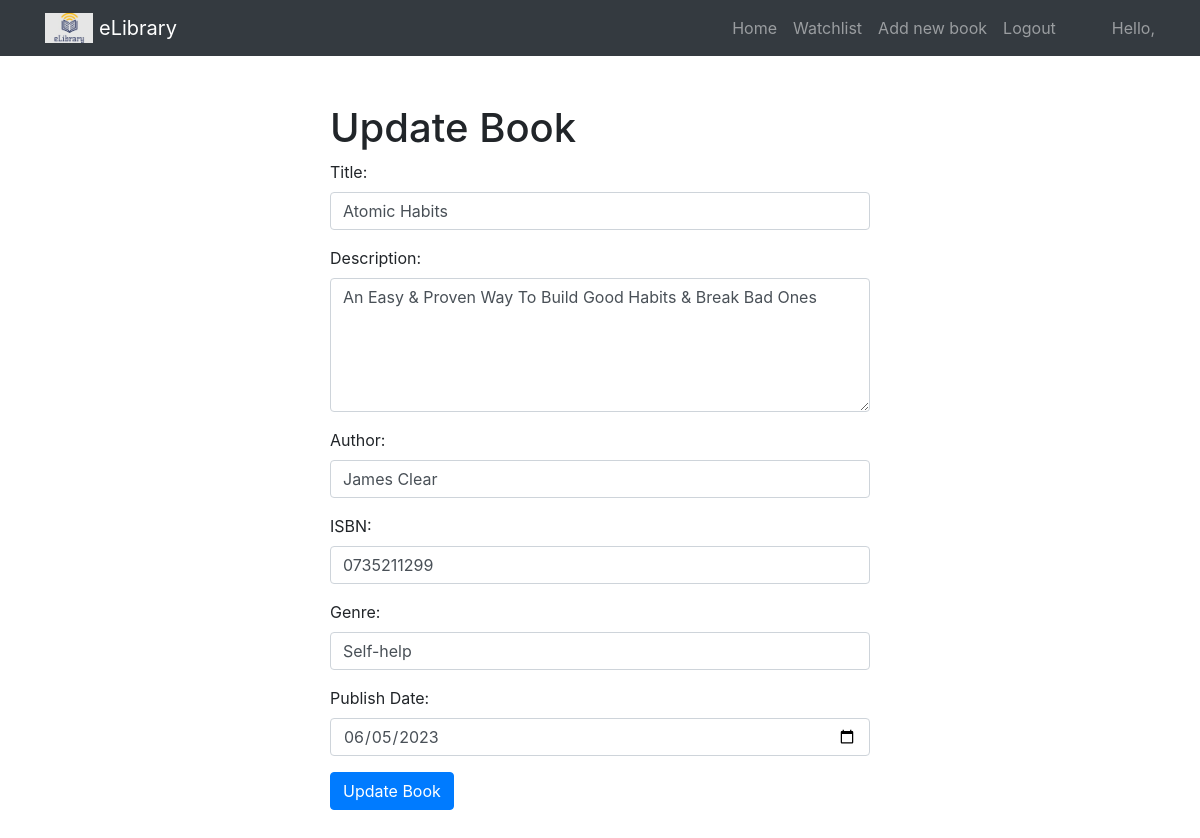
Page /eLibrary/book/Atomic Habits/update on the committed database.
### eLibrary/models.py (models this page shows, shortened)
class Book(models.Model):
    title = models.CharField(max_length=100, unique=True)
    author = models.CharField(max_length=100, default="Unknown")
    isbn = models.CharField(max_length=20, default="N/A", unique=True)
    genre = models.CharField(max_length=50, default="Unknown")
    description = models.TextField(blank=True, null=True)
    publish_date = models.DateField()

### eLibrary/views.py (the view)
# urls.py: path('book/<str:book_title>/update', views.update_book, name="update_book"),   #update page view
def update_book(request, book_title):
    book = get_object_or_404(Book, title=book_title)
    if request.method == 'POST':
        title = request.POST['title']
        description = request.POST['description']
        author = request.POST['author']
        isbn = request.POST['isbn']
        genre = request.POST['genre']
        publish_date = datetime.strptime(request.POST['publish_date'], '%Y-%m-%d').date()
        if Book.objects.filter(title=title).exclude(pk=book.pk).exists():
            error_message = 'A book with the same title already exists. Title set back to original value.'
        elif Book.objects.filter(isbn=isbn).exclude(pk=book.pk).exists():
            error_message = 'A book with the same ISBN already exists. ISBN set back to original value.'
        else:
            book.title = title
            book.description = description
            book.author = author
            book.isbn = isbn
            book.genre = genre
            book.publish_date = publish_date
            book.save()
            return redirect('eLibrary:book_view', book_title=book.title)
    else:
        error_message = None
    return render(request, 'eLibrary/update_book.html', {
        'book': book,
        'error_message': error_message
    })

### eLibrary/templates/eLibrary/update_book.html (shortened to what this page needs)
{% extends 'eLibrary/layout.html' %}
{% block body %}
<div class="container mt-5 mb-5">
    <div class="row">
        <div class="col-md-6 offset-md-3">
            <h1>Update Book</h1>
            <form method="POST" action="{% url 'eLibrary:update_book' book.title %}">
                <div class="form-group">
                    <label for="title">Title:</label>
                    <input type="text" class="form-control" name="title" value="{{ book.title }}" required>
                </div>
                <div class="form-group">
                    <label for="description">Description:</label>
                    <textarea class="form-control" name="description" rows="5">{{ book.description }}</textarea>
                </div>
                <div class="form-group">
                    <label for="author">Author:</label>
                    <input type="text" class="form-control" name="author" value="{{ book.author }}" required>
                </div>
                <div class="form-group">
                    <label for="isbn">ISBN:</label>
                    <input type="text" class="form-control" name="isbn" value="{{ book.isbn }}" required>
                </div>
                <div class="form-group">
                    <label for="genre">Genre:</label>
                    <input type="text" class="form-control" name="genre" value="{{ book.genre }}" required>
                </div>
                <div class="form-group">
                    <label for="publish_date">Publish Date:</label>
                    <input type="date" class="form-control" name="publish_date" value="{{ book.publish_date|date:'Y-m-d' }}" required>
                </div>
                <button type="submit" class="btn btn-primary">Update Book</button>
            </form>
        </div>
    </div>
</div>
{% endblock %}

### rows in the picture
Book: title "Atomic Habits", description "An Easy & Proven Way To Build Good Habits & Break Bad Ones", author "James Clear", isbn "0735211299", genre "Self-help", publish_date "06/05/2023"
